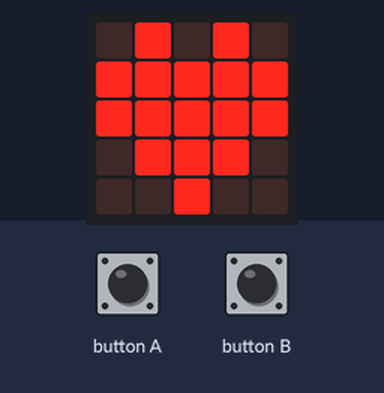
Simulated run of this program. Board: BBC micro:bit (MakeCode). Shown: the board's 5×5 LED display.

Above: at 0.1 s.
At 1.2 s:
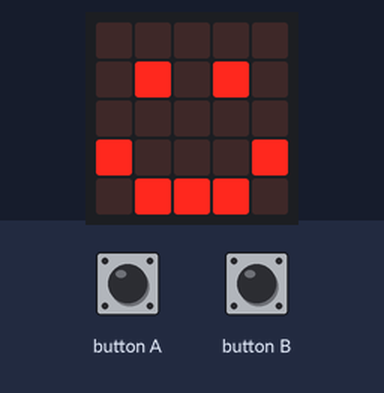
At 2.3 s:
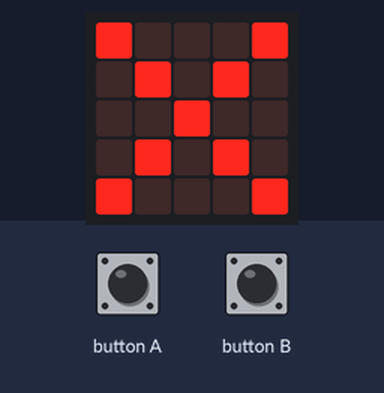
At 3.4 s:
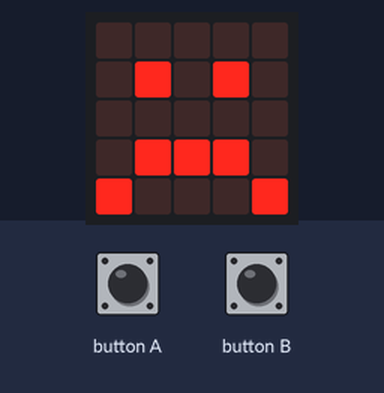

Measured:
- by itself, everything shown: repeats every 3.9 s, in 4 steps
- what the display in image 1 shows lasts 1.1 s, from 1.1 s to 2.2 s
- what the display in image 3 shows lasts 0.6 s, from 3.3 s to 3.9 s

The program:

main.ts
```typescript
input.onButtonPressed(Button.A, function () {

})
input.onButtonPressed(Button.B, function () {

})
let Puntuacion = 0
loops.everyInterval(1000, function () {
    for (let index = 0; index < 1; index++) {
        basic.showIcon(IconNames.Heart)
        basic.pause(500)
        basic.showIcon(IconNames.Happy)
        basic.pause(500)
        basic.showIcon(IconNames.No)
        basic.pause(500)
        basic.showIcon(IconNames.Sad)
    }
})
```

test.ts
```typescript
// aquí va el archivo "tests"; esto no se compilará cuando este paquete se utilice como una extensión.
```
